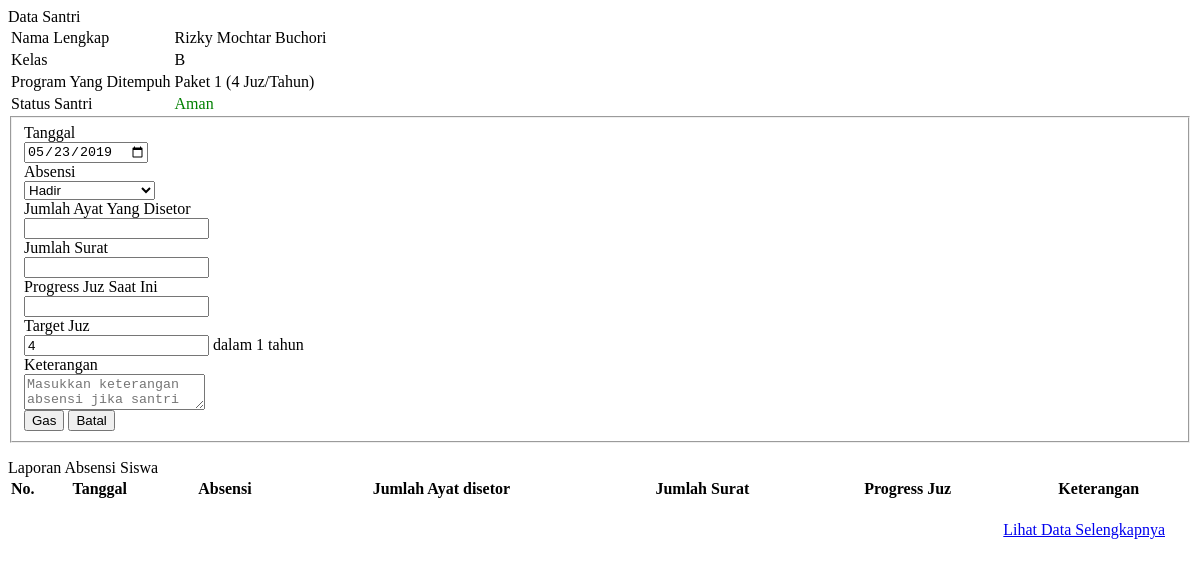
/admin/absensi_detail.php?ID=13, run on an earlier commit of the app's database.
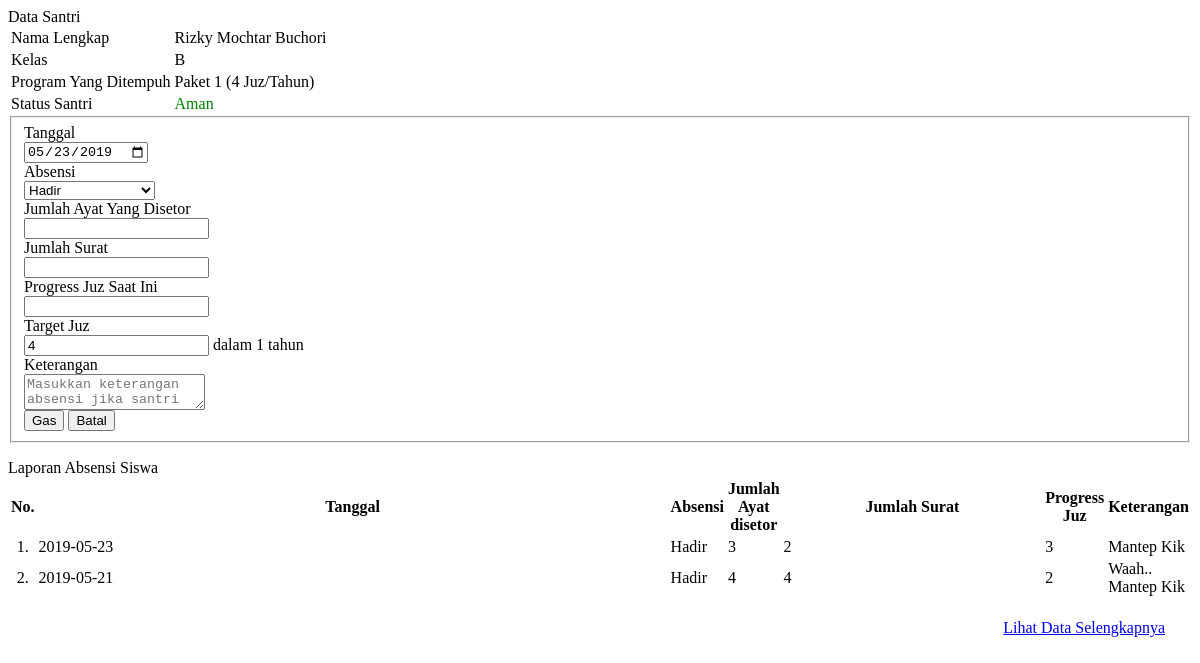
And on a later commit of the database.
### tables this page shows
CREATE TABLE `tbsantri` (
  `IdSantri` int(11) NOT NULL,
  `NIS` varchar(20) NOT NULL,
  `TglInput` date NOT NULL,
  `Nama` varchar(50) NOT NULL,
  `NamaLengkap` varchar(100) NOT NULL,
  `JenisKelamin` int(2) NOT NULL,
  `TempatLahir` varchar(40) NOT NULL,
  `TglLahir` date NOT NULL,
  `AnakKe` int(5) NOT NULL,
  `Dari` int(11) NOT NULL,
  `Bahasa` varchar(40) NOT NULL,
  `KebutuhanKhusus` varchar(30) NOT NULL,
  `SekolahTerakhir` varchar(20) NOT NULL,
  `NamaSekolah` varchar(50) NOT NULL,
  `AlamatSekolah` text NOT NULL,
  `TinggalDengan` varchar(30) NOT NULL,
  `NomorKK` varchar(50) NOT NULL,
  `NamaJalan` text NOT NULL,
  `RT` varchar(50) NOT NULL,
  `RW` varchar(50) NOT NULL,
  `Desa` varchar(50) NOT NULL,
  `Kecamatan` varchar(100) NOT NULL,
  `Kabupaten` varchar(100) NOT NULL,
  `Provinsi` varchar(100) NOT NULL,
  `StatusSantri` varchar(30) NOT NULL,
  `IdProgram` int(11) NOT NULL,
  `IdKelas` int(11) NOT NULL
);

CREATE TABLE `tbkelas` (
  `IdKelas` int(11) NOT NULL,
  `NamaKelas` varchar(50) NOT NULL,
  `TahunKelas` int(11) NOT NULL,
  `KeteranganKelas` text NOT NULL
);

CREATE TABLE `tbprogram` (
  `IdProgram` int(11) NOT NULL,
  `ProgramStudi` varchar(30) NOT NULL,
  `Juz` int(11) NOT NULL,
  `AyatPerhari` int(11) NOT NULL,
  `BulanPerjuz` int(11) NOT NULL,
  `Tahun` int(11) NOT NULL,
  `Keterangan` text NOT NULL
);

CREATE TABLE `tbabsen` (
  `IdAbsensi` int(11) NOT NULL,
  `IdSantri` int(11) NOT NULL,
  `IdAyah` int(11) NOT NULL,
  `IdIbu` int(11) NOT NULL,
  `IdWali` int(11) NOT NULL,
  `Absen` varchar(20) NOT NULL,
  `SetorAyat` int(11) NOT NULL,
  `Surat` int(11) NOT NULL,
  `TanggalAbsen` date NOT NULL,
  `JuzSaatIni` int(11) NOT NULL,
  `TargetJuz` int(11) NOT NULL,
  `KeteranganAbsen` text NOT NULL
);

### admin/absensi_detail.php (the view, shortened to what the changed rows need)
<?php
$ID = mysqli_real_escape_string($conn, $_GET['ID']);
$sql = "SELECT * FROM tbsantri LEFT JOIN tbabsen ON tbsantri.IdSantri = tbabsen.IdSantri LEFT JOIN tbkelas
ON tbsantri.IdKelas=tbkelas.IdKelas LEFT JOIN tbprogram ON tbsantri.IdProgram = tbprogram.IdProgram WHERE tbsantri.IdSantri='$ID'";
$query = mysqli_query($conn, $sql);
$data = mysqli_fetch_object($query);
?>
<html>
<div class="panel panel-success">
  <div class="panel-body">
      <table class="table table-striped table-responsive table-bordered">
        <tr>
            <td width="50%">Nama Lengkap</td>
            <td><?php echo $data->NamaLengkap?></td>
        </tr>
        <tr>
            <td>Kelas</td>
            <td><?php echo $data->NamaKelas?></td>
        </tr>
        <tr>
            <td>Program Yang Ditempuh</td>
            <td><?php echo $data->ProgramStudi?></td>
        </tr>
        <tr>
            <td><?php
            if($data->StatusSantri == 'Aman'){
                echo "<font color='green'>".$data->StatusSantri."</font>";
            }elseif($data->StatusSantri == 'Waspada'){
                echo "<font color='yellow'>".$data->StatusSantri."</font>";
            }else{
                echo "<font color='red'>".$data->StatusSantri."</font>";
            }?></td>
        </tr>
      </table>
  </div>
  <div class="panel-body">
  <form class="form-horizontal" method="post" action="proses_inputabsensi.php?ID=<?php echo $ID?>">
        <fieldset>
        <div class="form-group">
            <div class="col-md-3">
                <div class="input-group">
                    <input id="targetjuz" name="targetjuz" type="number" placeholder="" class="form-control" required="" value="<?php echo $data->Juz?>" readonly="">
                    <span class="input-group-addon">dalam 1 tahun</span>
                </div>
            </div>
        </div>
        </fieldset>
    </form>
  </div>
  <div class="panel-body">
  <table class="table table-bordered table-hover">
                <tr>
                    <th width="2%" align="center">No. </th>
                    <th align="center">Tanggal</th>
                    <th align="center">Absensi</th>
                    <th align="center">Jumlah Ayat disetor</th>
                    <th align="center">Jumlah Surat</th>
                    <th align="center">Progress Juz</th>
                    <th align="center">Keterangan</th>
                </tr>
                <?php
                $sql1 = "SELECT * FROM tbabsen WHERE IdSantri = '$ID' ORDER BY TanggalAbsen DESC LIMIT 5";
                $query1 = mysqli_query($conn, $sql1);
                $no = 1;
                while ($data1 = mysqli_fetch_object($query1)) {
                    if ($data1->Absen == '1'){
                        $absen = 'Hadir';
                    }elseif($data1->Absen == '2'){
                        $absen = 'Sakit';
                    }elseif($data1->Absen == '3'){
                        $absen = 'Izin';
                    }else{
                        $absen = 'Mbolos';
                    }
                    ?>
                <tr class="rowHref" data-href="index.php?m=absen_detail&ID=<?php echo $data1->IdSantri?>">
                    <td align="center" width="2%"><?php echo $no++."."?></td>
                    <td width="70%"><?php echo $data1->TanggalAbsen?></td>
                    <td><?php echo $absen?></td>
                    <td><?php echo $data1->SetorAyat?></td>
                    <td width="70%"><?php echo $data1->Surat?></td>
                    <td><?php echo $data1->JuzSaatIni?></td>
                    <td><?php echo $data1->KeteranganAbsen?></td>
                </tr>
                <?php } ?>
            </table>
  </div>
</div>
</html>

What changed in the data, as far as the page shows it:
now on this page (row unchanged): tbkelas: NamaKelas "B"
now on this page (row unchanged): tbprogram: ProgramStudi "Paket 1 (4 Juz/Tahun)", targetjuz "4"
added tbabsen: TanggalAbsen "2019-05-23", Absen "Hadir", SetorAyat "3", Surat "2", JuzSaatIni "3", KeteranganAbsen "Mantep Kik"
added tbabsen: TanggalAbsen "2019-05-21", Absen "Hadir", SetorAyat "4", Surat "4", JuzSaatIni "2", KeteranganAbsen "Waah.. Mantep Kik"
